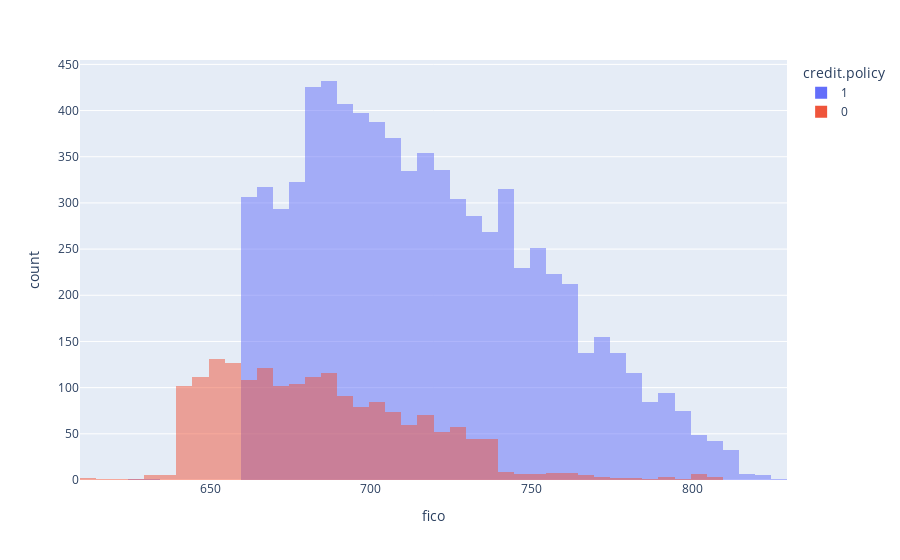

Notebook code for this chart:
### Code cell
px.histogram(df, x="fico", color = "credit.policy" , barmode="overlay", nbins=50)

### Figure 1 — Plotly figure (JSON) as saved in the notebook; plotly's stock layout.template omitted (floating-point values rounded to 4 significant figures; data arrays with more than 128 entries replaced by an {"elided": "..."} marker saying what was removed)
{"data": [{"alignmentgroup": "True", "bingroup": "x", "hovertemplate": "credit.policy=1<br>fico=%{x}<br>count=%{y}<extra></extra>", "legendgroup": "1", "marker": {"color": "#636efa", "opacity": 0.5, "pattern": {"shape": ""}}, "name": "1", "nbinsx": 50, "offsetgroup": "1", "orientation": "v", "showlegend": true, "type": "histogram", "x": {"elided": "7710 int values"}, "xaxis": "x", "yaxis": "y"}, {"alignmentgroup": "True", "bingroup": "x", "hovertemplate": "credit.policy=0<br>fico=%{x}<br>count=%{y}<extra></extra>", "legendgroup": "0", "marker": {"color": "#EF553B", "opacity": 0.5, "pattern": {"shape": ""}}, "name": "0", "nbinsx": 50, "offsetgroup": "0", "orientation": "v", "showlegend": true, "type": "histogram", "x": {"elided": "1868 int values"}, "xaxis": "x", "yaxis": "y"}], "layout": {"barmode": "overlay", "legend": {"title": {"text": "credit.policy"}, "tracegroupgap": 0}, "margin": {"t": 60}, "xaxis": {"anchor": "y", "domain": [0, 1], "title": {"text": "fico"}}, "yaxis": {"anchor": "x", "domain": [0, 1], "title": {"text": "count"}}}}
